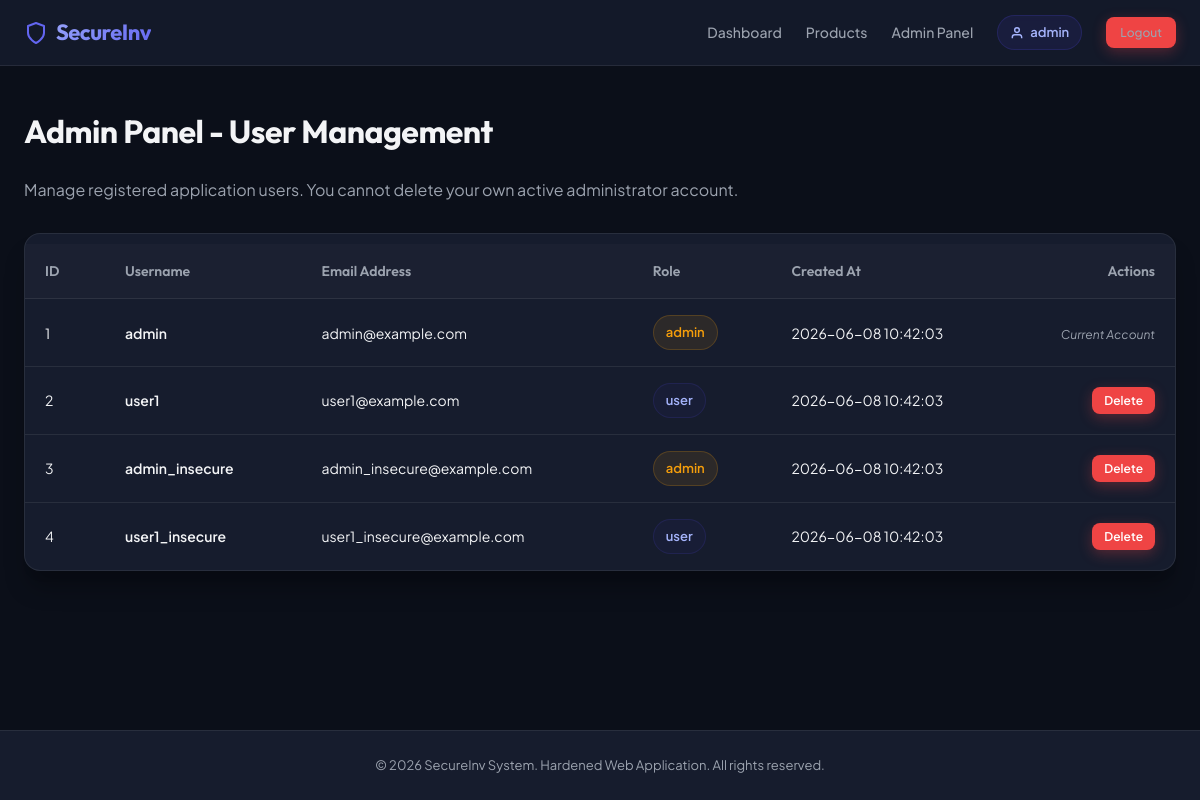
/Enhanced/index.php?page=admin (signed in), run on the app's committed database.
### tables this page shows
CREATE TABLE IF NOT EXISTS users (
    id INT AUTO_INCREMENT PRIMARY KEY,
    username VARCHAR(50) NOT NULL,
    email VARCHAR(100) NOT NULL,
    password VARCHAR(255) NOT NULL,
    role ENUM('admin', 'user') DEFAULT 'user',
    created_at TIMESTAMP DEFAULT CURRENT_TIMESTAMP
);

### Enhanced/Controllers/AdminController.php (called while the page is built, shortened)
<?php
require_once __DIR__ . '/../Models/User.php';
class AdminController {
    private $userModel;
    public function __construct() {
        $this->userModel = new User();
    }
    public function index() {
        $users = $this->userModel->getAllUsers();
        require_once __DIR__ . '/../Views/admin/users.php';
    }
}
?>

### Enhanced/config/database.php (called while the page is built)
<?php
return [
    'host' => 'localhost',
    'dbname' => 'inventory_db',
    'username' => 'root',
    'password' => '',
    'charset' => 'utf8mb4',
    'options' => [
        PDO::ATTR_ERRMODE => PDO::ERRMODE_EXCEPTION,
        PDO::ATTR_DEFAULT_FETCH_MODE => PDO::FETCH_ASSOC,
        PDO::ATTR_EMULATE_PREPARES => false,
    ]
];
?>

### Enhanced/Models/Database.php (called while the page is built, shortened)
<?php
class Database {
    private static $instance = null;
    private $pdo;
    private function __construct() {
        try {
            $config = require __DIR__ . '/../config/database.php';
            $dsn = "mysql:host={$config['host']};dbname={$config['dbname']};charset={$config['charset']}";
            $this->pdo = new PDO($dsn, $config['username'], $config['password'], $config['options']);
        } catch (PDOException $e) {
            error_log('Database connection error: ' . $e->getMessage());
            die('A database error occurred. Please try again later.');
        }
    }
    public static function getInstance() {
        if (self::$instance === null) {
            self::$instance = new self();
        }
        return self::$instance;
    }
    public function execute($sql, $params = []) {
        try {
            $stmt = $this->pdo->prepare($sql);
            $stmt->execute($params);
            return $stmt;
        } catch (PDOException $e) {
            error_log('Query error: ' . $e->getMessage());
            throw new Exception('A database error occurred.');
        }
    }
    public function fetchAll($sql, $params = []) {
        $stmt = $this->execute($sql, $params);
        return $stmt->fetchAll();
    }
}
?>

### Enhanced/Models/User.php (called while the page is built, shortened)
<?php
require_once __DIR__ . '/Database.php';
class User {
    private $db;
    public function __construct() {
        $this->db = Database::getInstance();
    }
    public function getAllUsers() {
        $sql = "SELECT id, username, email, role, created_at FROM users";
        return $this->db->fetchAll($sql);
    }
}
?>

### Enhanced/Views/admin/users.php (the view, shortened to what this page needs)
<?php require_once __DIR__ . '/../layout.php'; ?>
<div style="margin-bottom: 30px;">
    <h1>Admin Panel - User Management</h1>
    <p style="color: var(--text-muted);">Manage registered application users. You cannot delete your own active administrator account.</p>
</div>
<div class="card" style="padding: 0; overflow-x: auto;">
    <table>
        <thead>
            <tr>
                <th style="width: 80px;">ID</th>
                <th>Username</th>
                <th>Email Address</th>
                <th>Role</th>
                <th>Created At</th>
                <th style="width: 150px; text-align: right;">Actions</th>
            </tr>
        </thead>
        <tbody>
            <?php foreach ($users as $user): ?>
            <tr>
                <td><?php echo htmlspecialchars($user['id'], ENT_QUOTES, 'UTF-8'); ?></td>
                <td style="font-weight: 600;"><?php echo htmlspecialchars($user['username'], ENT_QUOTES, 'UTF-8'); ?></td>
                <td><?php echo htmlspecialchars($user['email'], ENT_QUOTES, 'UTF-8'); ?></td>
                <td>
                    <?php if ($user['role'] === 'admin'): ?>
                        <span class="user-badge" style="background:rgba(245, 158, 11, 0.1); color:var(--accent-warning); border-color:rgba(245, 158, 11, 0.2);">admin</span>
                    <?php else: ?>
                        <span class="user-badge" style="background:rgba(79, 70, 229, 0.05); color:#a5b4fc; border-color:rgba(79, 70, 229, 0.15);">user</span>
                    <?php endif; ?>
                </td>
                <td><?php echo htmlspecialchars($user['created_at'], ENT_QUOTES, 'UTF-8'); ?></td>
                <td style="text-align: right;">
                    <?php if ($user['id'] != $_SESSION['user_id']): ?>
                        <form method="POST" action="index.php?page=admin&action=delete&id=<?php echo htmlspecialchars($user['id'], ENT_QUOTES, 'UTF-8'); ?>" onsubmit="return confirm('Are you sure you want to delete user: <?php echo htmlspecialchars($user['username'], ENT_QUOTES, 'UTF-8'); ?>?')">
                            <button type="submit" class="btn btn-danger" style="padding: 6px 12px; font-size:12px;">Delete</button>
                        </form>
                    <?php else: ?>
                        <span style="font-size: 12px; color: var(--text-muted); font-style: italic;">Current Account</span>
                    <?php endif; ?>
                </td>
            </tr>
            <?php endforeach; ?>
        </tbody>
    </table>
</div>

### Enhanced/Views/layout.php (style rules this page uses)
:root { --bg-primary: #0b0f19; --bg-secondary: #161c2d; --bg-tertiary: #1f293d; --accent-primary: #4f46e5; --accent-primary-hover: #4338ca; --accent-success: #10b981; --accent-success-hover: #059669; --accent-danger: #ef4444; --accent-danger-hover: #dc2626; --accent-warning: #f59e0b; --accent-warning-hover: #d97706; --text-main: #f3f4f6; --text-muted: #9ca3af; --border-color: rgba(255, 255, 255, 0.08); --font-display: 'Outfit', sans-serif; --font-body: 'Plus Jakarta Sans', sans-serif; --shadow-sm: 0 1px 2px 0 rgba(0, 0, 0, 0.05); --shadow-md: 0 4px 6px -1px rgba(0, 0, 0, 0.1), 0 2px 4px -1px rgba(0, 0, 0, 0.06); --shadow-lg: 0 10px 15px -3px rgba(0, 0, 0, 0.1), 0 4px 6px -2px rgba(0, 0, 0, 0.05); --shadow-premium: 0 20px 25px -5px rgba(0, 0, 0, 0.3), 0 10px 10px -5px rgba(0, 0, 0, 0.04); }
* { margin: 0; padding: 0; box-sizing: border-box; }
body { font-family: var(--font-body); background: var(--bg-primary); color: var(--text-main); min-height: 100vh; display: flex; flex-direction: column; line-height: 1.6; }
.user-badge { background: rgba(79, 70, 229, 0.1); color: #a5b4fc; padding: 6px 12px; border-radius: 9999px; font-size: 13px; font-weight: 600; border: 1px solid rgba(79, 70, 229, 0.2); display: inline-flex; align-items: center; gap: 6px; }
.card { background: var(--bg-secondary); border: 1px solid var(--border-color); border-radius: 16px; padding: 30px; margin-bottom: 24px; box-shadow: var(--shadow-premium); transition: border-color 0.3s ease, box-shadow 0.3s ease; }
h1, h2, h3, h4 { font-family: var(--font-display); color: var(--text-main); font-weight: 700; letter-spacing: -0.5px; margin-bottom: 20px; }
h1 { font-size: 32px; }
.btn { display: inline-flex; align-items: center; justify-content: center; font-family: var(--font-body); font-weight: 600; font-size: 14px; padding: 10px 24px; border-radius: 8px; cursor: pointer; text-decoration: none; transition: all 0.2s cubic-bezier(0.4, 0, 0.2, 1); border: none; outline: none; gap: 8px; }
.btn-danger { background: var(--accent-danger); color: white; box-shadow: 0 4px 14px rgba(239, 68, 68, 0.3); }
table { width: 100%; border-collapse: collapse; margin-top: 10px; }
table th, table td { padding: 16px 20px; text-align: left; border-bottom: 1px solid var(--border-color); font-size: 14px; }
table th { background: rgba(255, 255, 255, 0.02); color: var(--text-muted); font-weight: 600; font-family: var(--font-display); }
table tr:last-child td { border-bottom: none; }

### data on the page
users: id "1", username "admin", email "admin@example.com", role "admin", created_at "2026-06-08 10:42:03", shows "Current Account"
users: id "2", username "user1", email "user1@example.com", role "user", created_at "2026-06-08 10:42:03"
users: id "3", username "admin_insecure", email "admin_insecure@example.com", role "admin", created_at "2026-06-08 10:42:03"
users: id "4", username "user1_insecure", email "user1_insecure@example.com", role "user", created_at "2026-06-08 10:42:03"

### other printed values
$username "admin"
